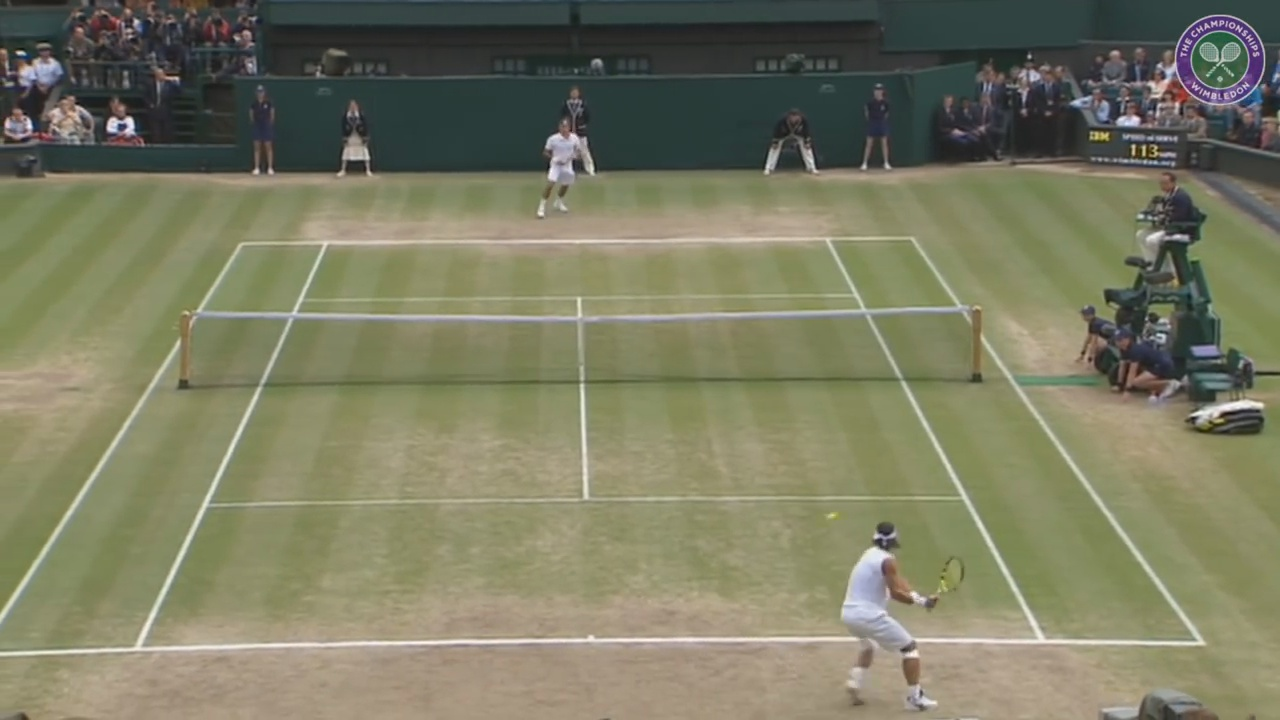
%> input picture assets/video_1/Image_Frame118.jpg, 1280 x 720 px; the run also reads 1 picture not shown here
$ octave Project_Test1.m   (GNU Octave 9; MATLAB toolbox functions it lacks are replaced by stand-ins)
%> lines starting %> are read from the running program, lines starting %| are printed output that depends on the picture; in (x1, y1, x2, y2) boxes, pixels count from 0 and x2, y2 are one past the last pixel; in counts of white or black regions, pixels touching at a corner belong together; the program's own positions count from 1
### createMask2.m
function [BW,maskedRGBImage] = createMask2(RGB)
%createMask  Threshold RGB image using auto-generated code from colorThresholder app.
%  [BW,MASKEDRGBIMAGE] = createMask(RGB) thresholds image RGB using
%  auto-generated code from the colorThresholder app. The colorspace and
%  range for each channel of the colorspace were set within the app. The
%  segmentation mask is returned in BW, and a composite of the mask and
%  original RGB images is returned in maskedRGBImage.

% Auto-generated by colorThresholder app on 28-Mar-2019
%------------------------------------------------------


% Convert RGB image to chosen color space
I = rgb2hsv(RGB);

% Define thresholds for channel 1 based on histogram settings
channel1Min = 0.173;
channel1Max = 0.519;

% Define thresholds for channel 2 based on histogram settings
channel2Min = 0.201;
channel2Max = 0.519;

% Define thresholds for channel 3 based on histogram settings
channel3Min = 0.533;
channel3Max = 0.941;

% Create mask based on chosen histogram thresholds
sliderBW = (I(:,:,1) >= channel1Min ) & (I(:,:,1) <= channel1Max) & ...
    (I(:,:,2) >= channel2Min ) & (I(:,:,2) <= channel2Max) & ...
    (I(:,:,3) >= channel3Min ) & (I(:,:,3) <= channel3Max);
BW = sliderBW;

% Initialize output masked image based on input image.
maskedRGBImage = RGB;

% Set background pixels where BW is false to zero.
maskedRGBImage(repmat(~BW,[1 1 3])) = 0;

end

### Project_Test1.m
%% Clear
clc;
clear;
%% Load the background images and take the average
B1 = im2double(imread('assets/video_1/Image_Frame118.jpg'));
B2 = im2double(imread('assets/video_1/Image_Frame119.jpg'));
B3 = im2double(imread('assets/video_1/Image_Frame120.jpg'));
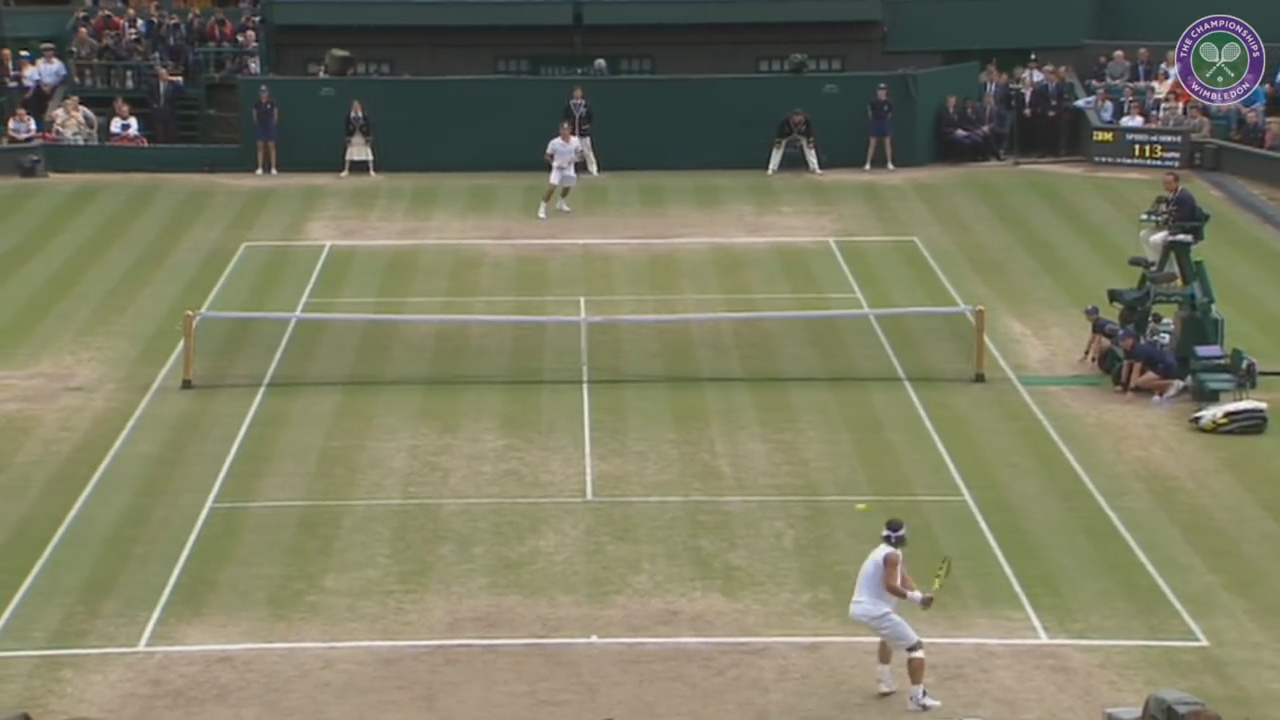
%> input picture assets/video_1/Image_Frame120.jpg, 1280 x 720 px
B_avg = (B1 + B2 + B3) ./ 3;

%% Load the image
I = im2double(imread('assets/video_1/Image_Frame121.jpg'));
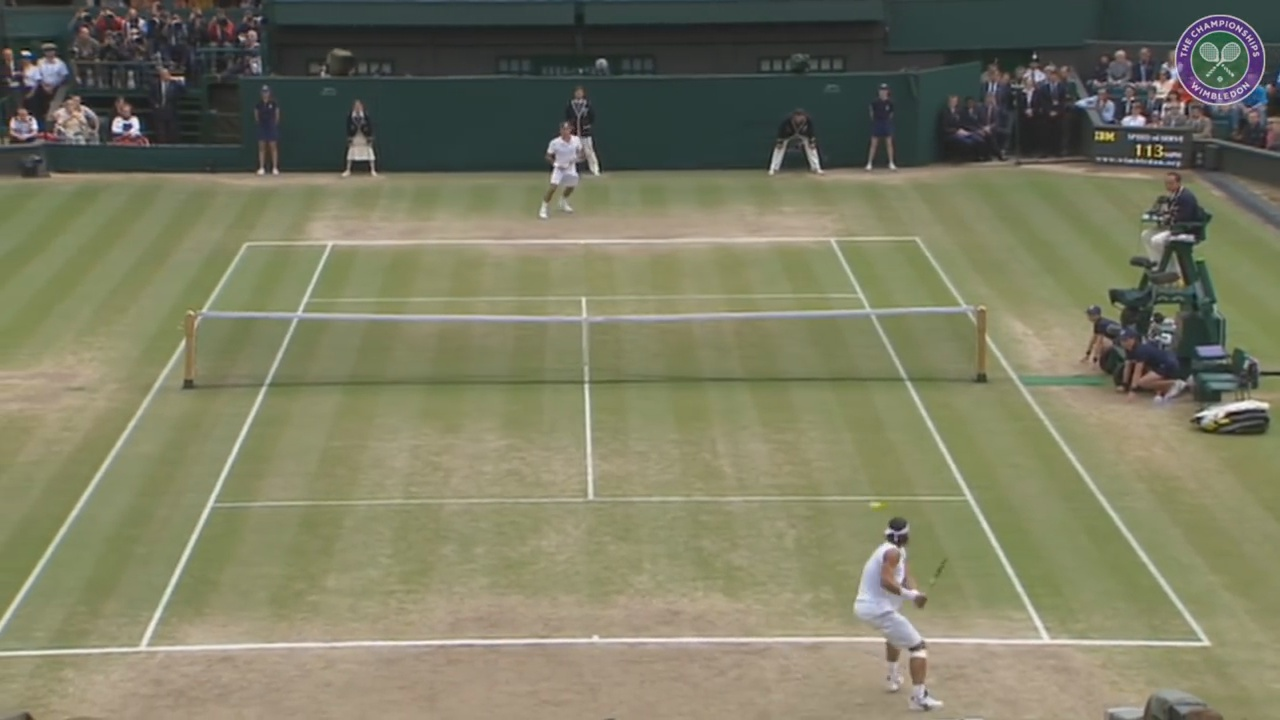
%> input picture assets/video_1/Image_Frame121.jpg, 1280 x 720 px
%% Try applying colour segmentation
[BW,I_rgbSegmented] = createMask2(I);
%> in createMask2, `I = rgb2hsv(RGB);`: I: size 720x1280x3 double; mean H, S, V 0.236, 0.243, 0.501
%> in createMask2, `sliderBW = (I(:,:,1) >= channel1Min ) & (I(:,:,1) <= channel1Max) & (I..`:
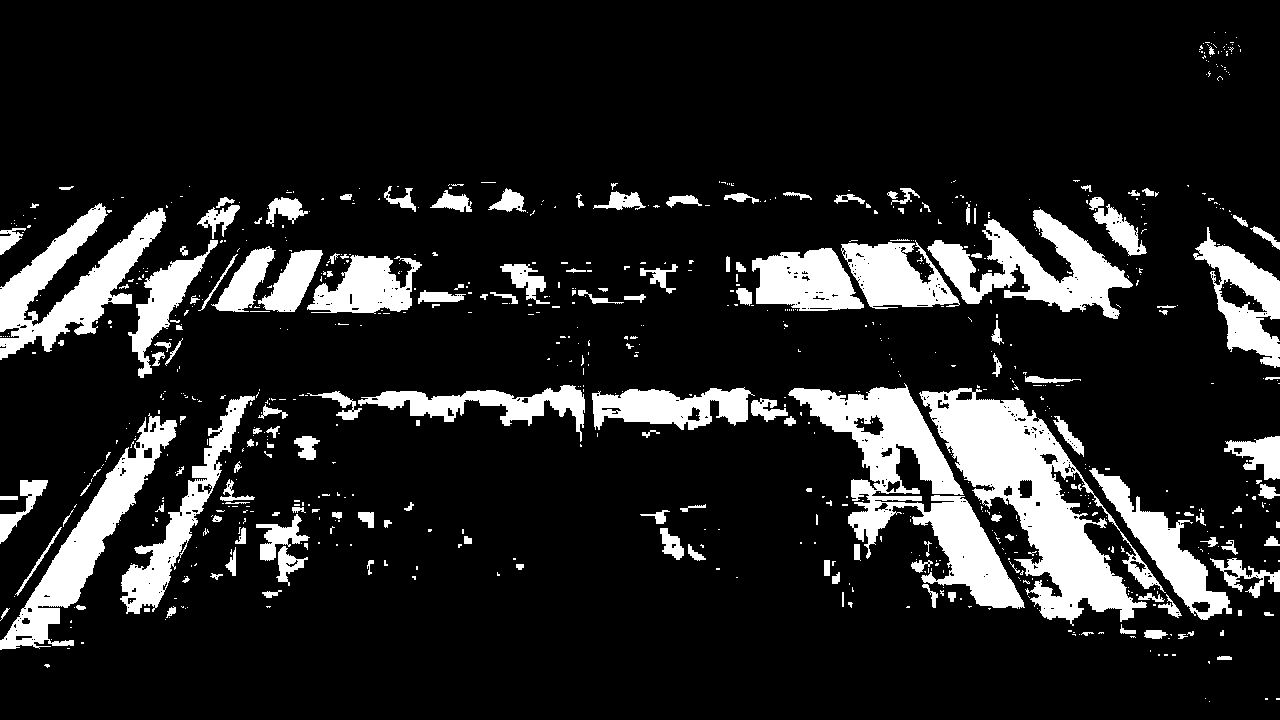
%> sliderBW: size 720x1280 logical; 14.3% white; 797 white regions (627 under 20 px), largest, box (x1, y1, x2, y2) and area: (919, 388, 1166, 626) 19295, (788, 383, 1025, 609) 15746, (0, 203, 166, 360) 9642
figure, imshow(I_rgbSegmented);

%% Apply Background subtraction
I_subtr = I_rgbSegmented - B_avg;
%show the image
figure, imshow(I_subtr);

%% Try openning the image to remove noise
I2 = imopen(I_subtr, strel('disk',3));
figure, imshow(I2);

%% Try dilating the image to show the ball more defined
I3 = imdilate(I_subtr, strel('disk',2));
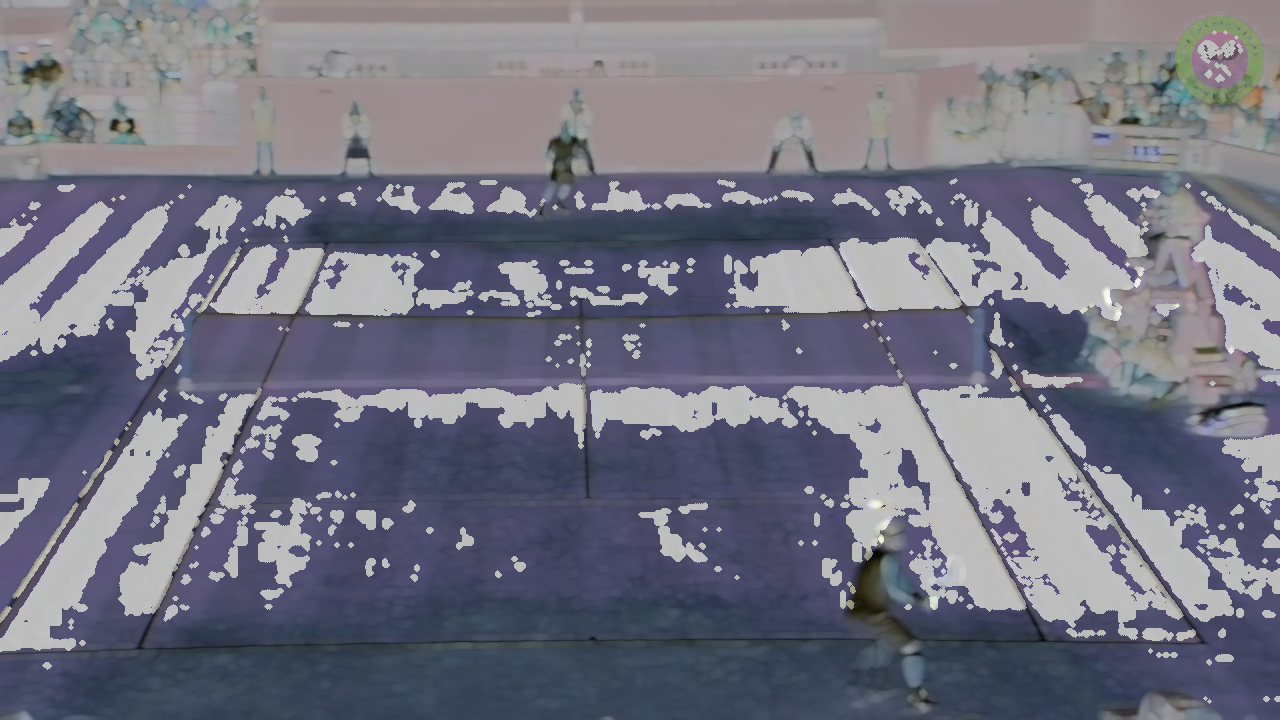
%> I3: size 720x1280x3 double; mean R, G, B -0.356, -0.355, -0.288; drawn with min black and max white
%show the image
figure, imshow(I3);
